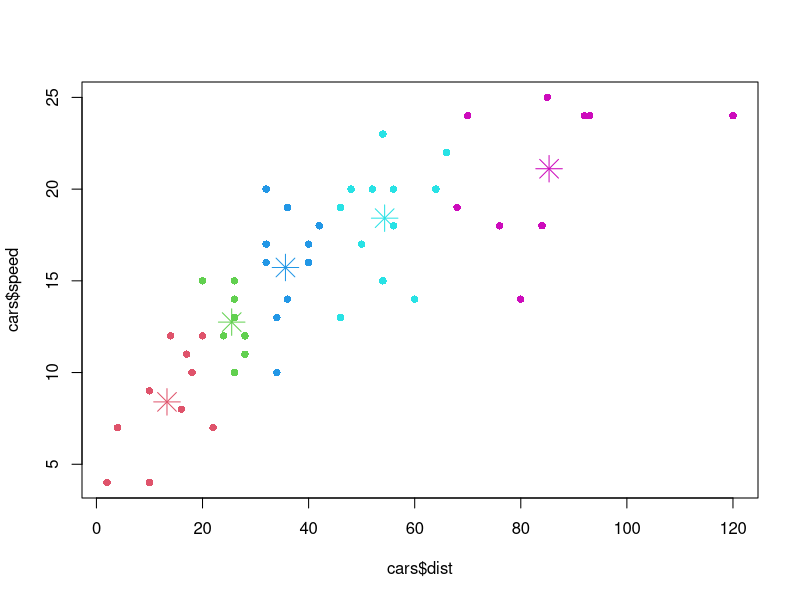

Recreate this plot in R.
kmeans_cluster = function(x, y, n, graphic = TRUE){
  
  # Define distance function
  distance = function(point1, point2){
    return(((point1[1] - point2[1]) ^ 2 + (point1[2] - point2[2]) ^ 2)^ 0.5)
  }
  
  # Setup pointset
  pointset = cbind(x,y)
  
  for(it in 1:100){
    
    # Starting position of two points
    starting_points = matrix(data = rep(0, 2 * n), nrow = n, ncol = 2)
    for(i in 1:n){
      starting_points[i,] = c(quantile(x, (i-0.5)/n),quantile(y, (i-0.5)/n))
    }
    
    dist_mat = matrix(data = rep(0, dim(pointset)[1] * n), nrow = dim(pointset)[1], ncol = n)
    
    for(i in 1:n){
      dist_pi = vector()
      for(j in 1:dim(pointset)[1]){
        dist_pi = c(dist_pi, distance(pointset[j,], starting_points[i,]))
      }
      dist_mat[,i] = dist_pi
    }
    
    which_group = vector()
    for(i in 1:dim(pointset)[1]){
      which_group[i] = which.min(dist_mat[i,])
    }
    
    for(i in 1:n){
      one_group = pointset[which_group == i,]
      if(length(one_group) > 0){
        starting_points[i,] = c(mean(one_group[,1]), mean(one_group[,2]))
      }
    }
    
  }
  
  if(graphic){
    
    plot(x, y, col = which_group + 1, xlab = deparse(substitute(x)), ylab = deparse(substitute(y)), pch = 16)
    
    # Plot out centers
    for(i in 1:n){
      points(starting_points[i,1], starting_points[i,2], cex = 2.5, col = i + 1, pch = 8)
    }
    
  }
  
  return(which_group)
  
}

kmeans_cluster(cars$dist, cars$speed, 5)